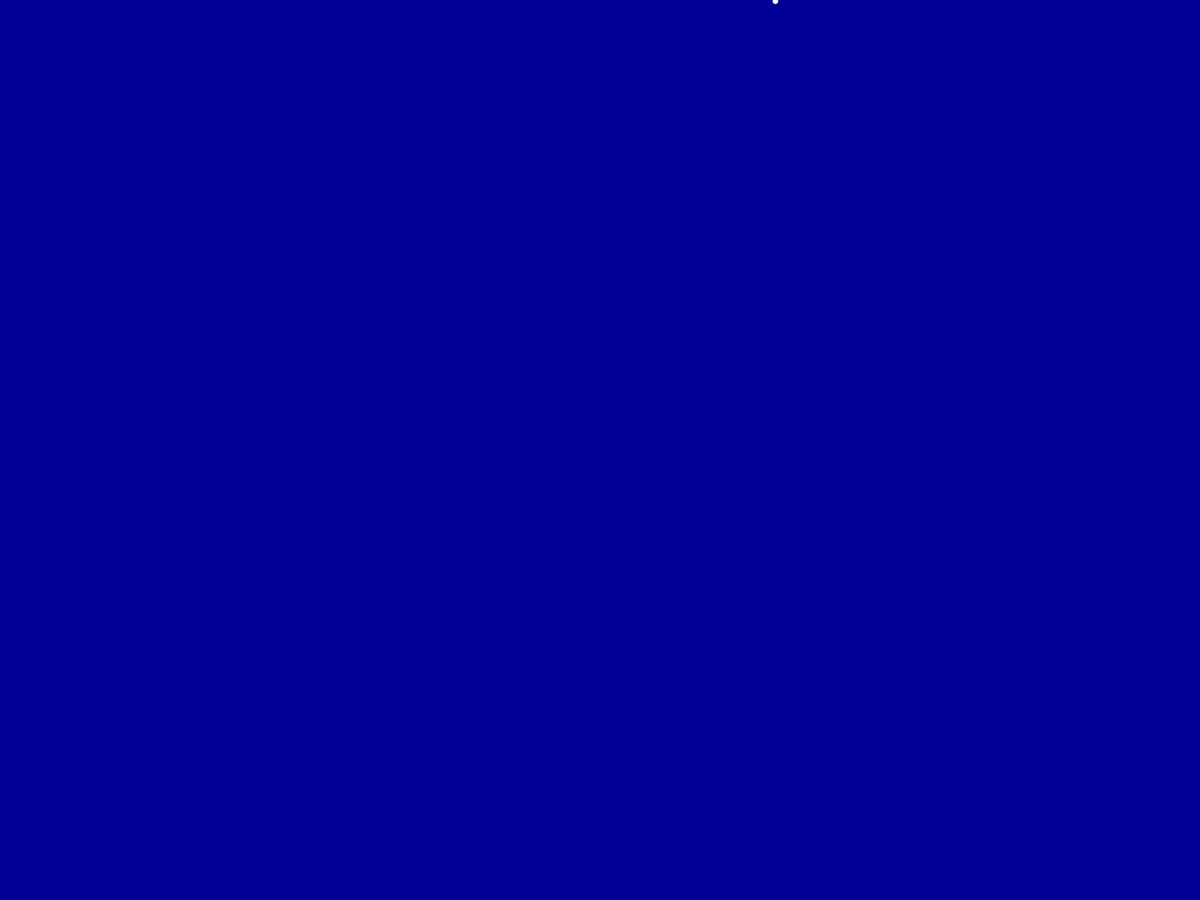
Frame 1 (no input)
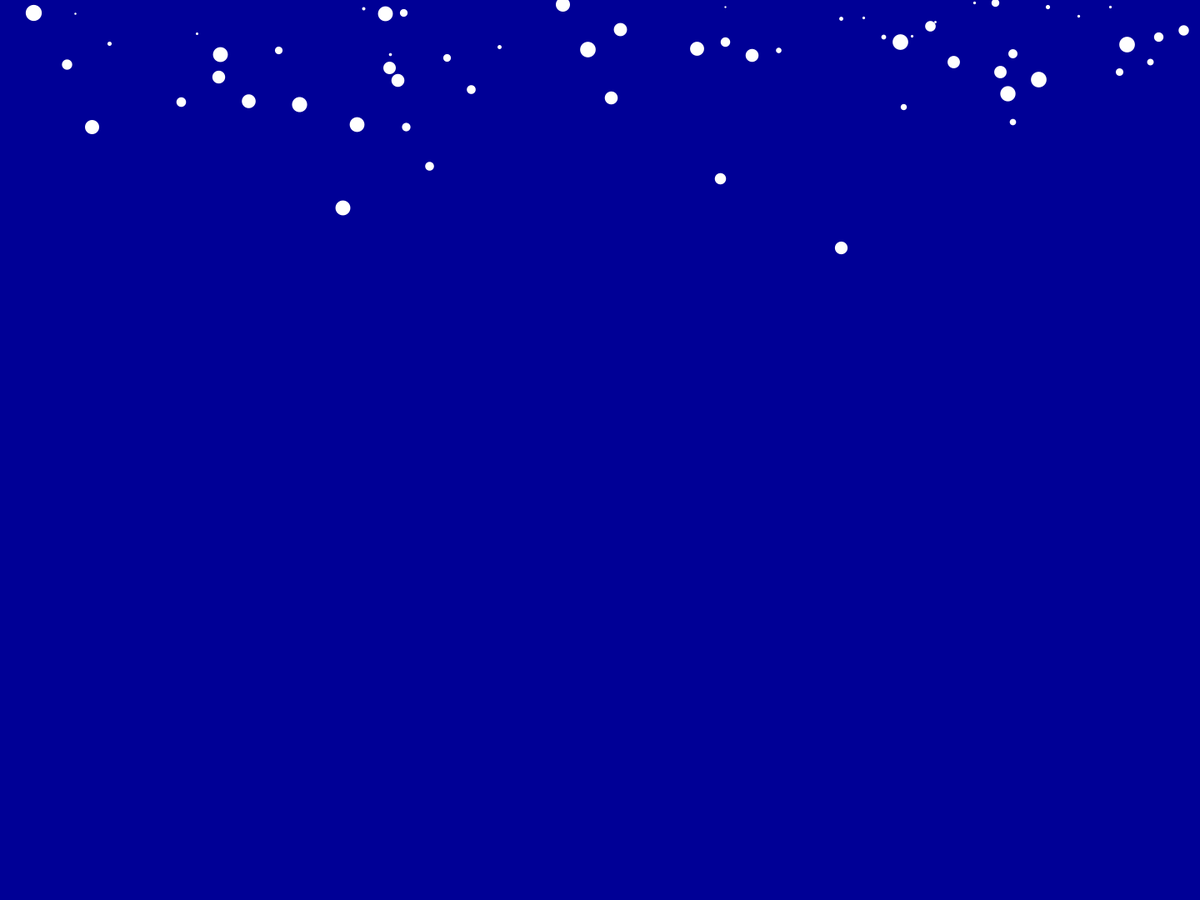
Frame 60 (the mouse pressed at the canvas centre just before this capture)
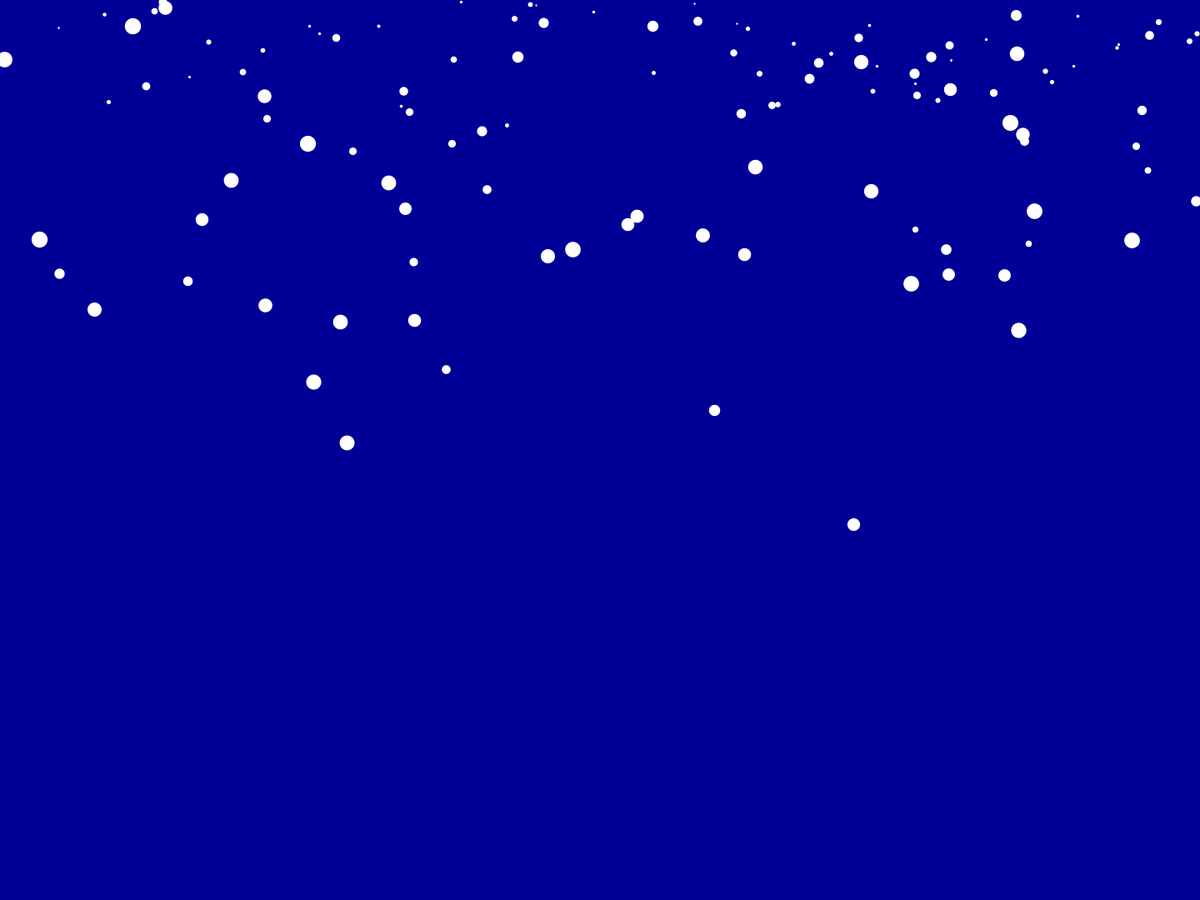
Frame 120 (the mouse held since frame 60 and released just before this capture)

The Processing sketch that drew these frames (run headless with seeded random() and noise(); from frame 60 on, the mouse is pressed at the canvas centre):

// Processing sketch: Fallingsnow
// ── Fallingsnow.pde
ArrayList<Flake> flakes;
int maxFlakes = 400;
float maxSize = 20;
void setup() {
  size(1440, 1080);
  background(0, 0, 150);
  flakes = new ArrayList<Flake>();
  
}



void draw() {
  background(0, 0, 150);
  
  if(flakes.size() < maxFlakes) {
    println("adding flake");
    Flake f = new Flake(random(width), 0, random(2, maxSize)); 
    flakes.add(f);
  }
  
  for(int i = flakes.size()-1; i >=0; i--) {
    Flake f = flakes.get(i);  
    f.update();
    f.display();
    if(f.loc.y > height) {
      flakes.remove(i);
    }
  }
  
  
}
// ── Flake.pde
class Flake {
  float sz;
  PVector loc;
  float nx = random(2000);
  float theta = random(1000);
  Flake (float x, float y, float sz) {
    this.sz = sz;
    loc = new PVector(x, y);
  }
  
  
  void update() {
    loc.y += noise(nx)*sz/2;
    loc.x += .5*sin(theta);
    nx+=.001;
    theta += .05;
  }
  
  void display() {
    stroke(255);
    strokeWeight(sz);
    point(loc.x, loc.y);
  }
  
}
